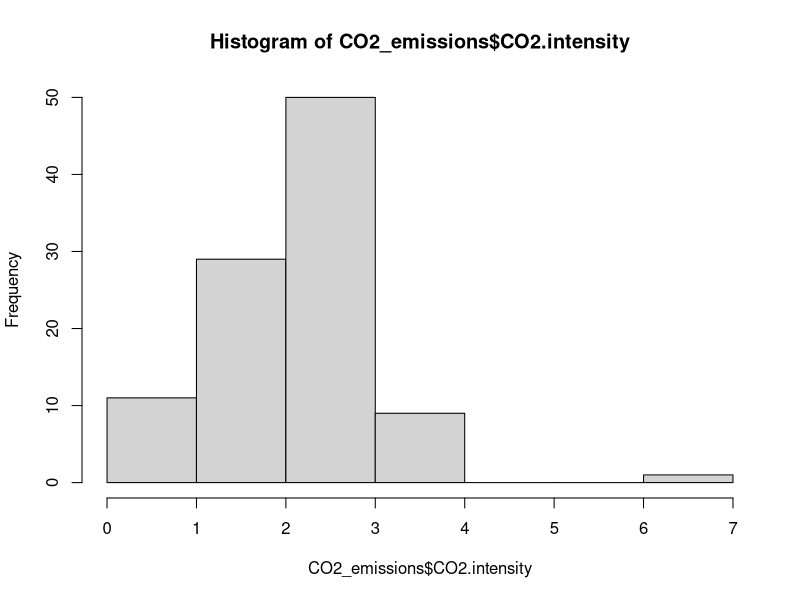
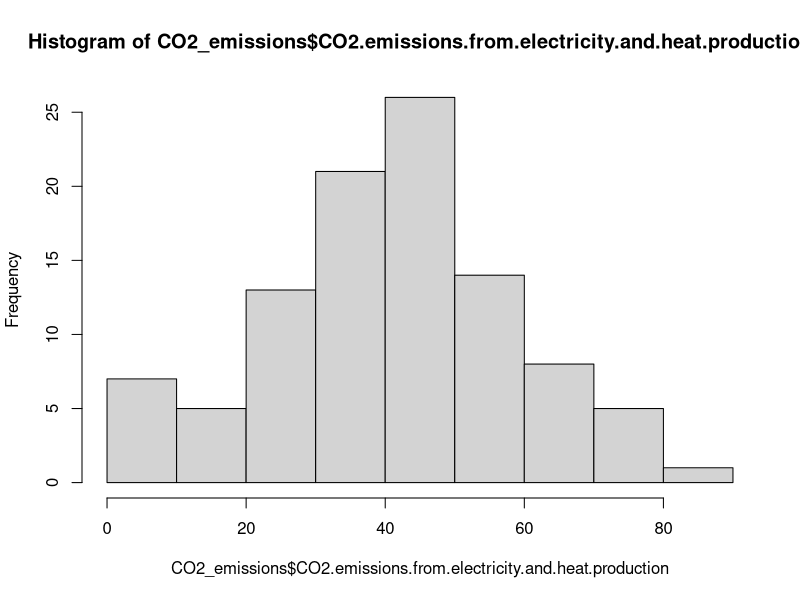
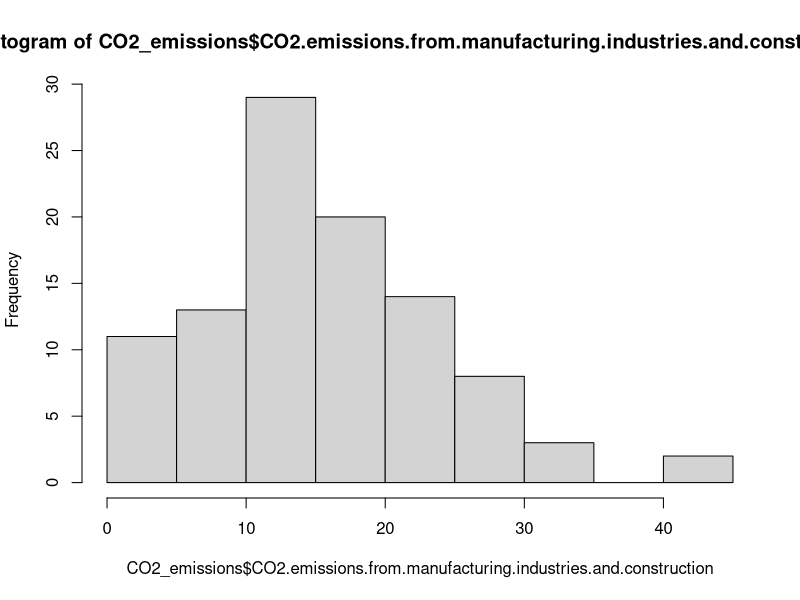
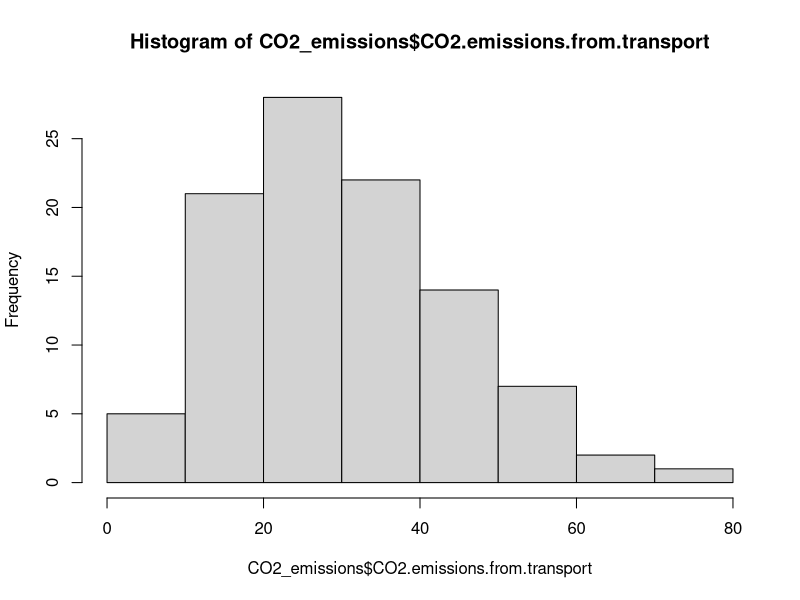
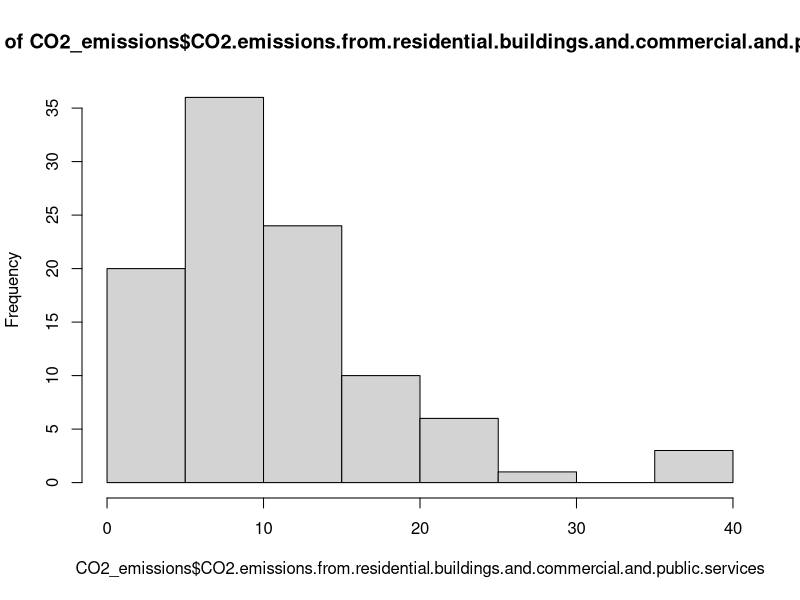
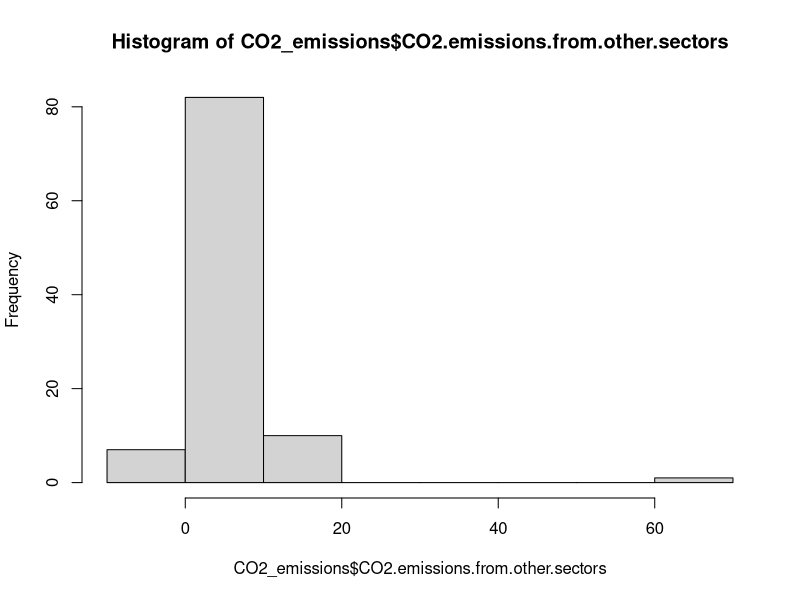
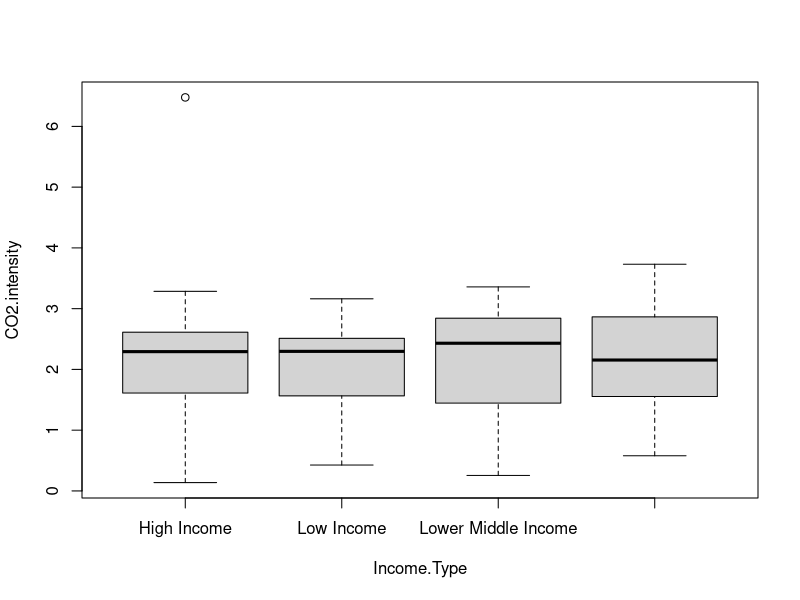
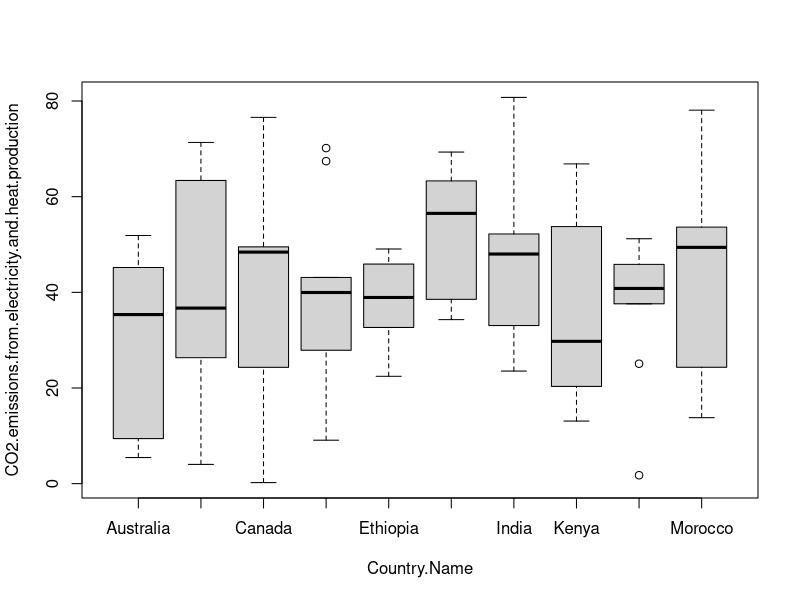

The R source for these figures, in order:
## Dataset
CO2_emissions <- read.csv("World_bank_world_development_indicators_CO2_emmisions_Task2.csv", header= TRUE)
str(CO2_emissions)

dim(CO2_emissions)
names(CO2_emissions)

unique(CO2_emissions$Time)
unique(CO2_emissions$Country.Name)
unique(CO2_emissions$Income.Type)

head(CO2_emissions)
tail(CO2_emissions)

summary(CO2_emissions)


hist(CO2_emissions$CO2.intensity)
hist(CO2_emissions$CO2.emissions.from.electricity.and.heat.production)
hist(CO2_emissions$CO2.emissions.from.manufacturing.industries.and.construction)
hist(CO2_emissions$CO2.emissions.from.transport)
hist(CO2_emissions$CO2.emissions.from.residential.buildings.and.commercial.and.public.services)
hist(CO2_emissions$CO2.emissions.from.other.sectors)


boxplot(CO2.intensity~Income.Type,CO2_emissions)
boxplot(CO2.emissions.from.electricity.and.heat.production~Country.Name,CO2_emissions)
boxplot(CO2.emissions.from.electricity.and.heat.production~Income.Type,CO2_emissions)
